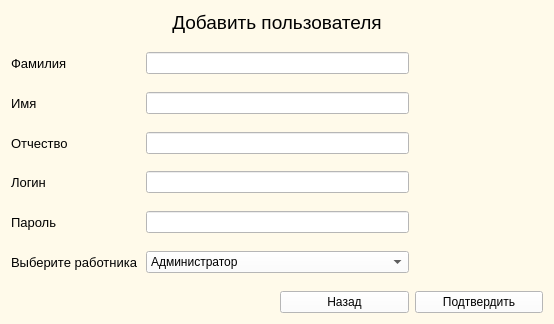
<?xml version="1.0" encoding="UTF-8"?>
<ui version="4.0">
 <class>AdminAdd</class>
 <widget class="QWidget" name="AdminAdd">
  <property name="geometry">
   <rect>
    <x>0</x>
    <y>0</y>
    <width>554</width>
    <height>324</height>
   </rect>
  </property>
  <property name="windowTitle">
   <string>Form</string>
  </property>
  <property name="styleSheet">
   <string notr="true">background-color:rgb(255, 250, 234);</string>
  </property>
  <layout class="QVBoxLayout" name="verticalLayout">
   <item>
    <layout class="QGridLayout" name="gridLayout">
     <item row="2" column="0">
      <widget class="QLabel" name="label_2">
       <property name="font">
        <font>
         <pointsize>10</pointsize>
        </font>
       </property>
       <property name="text">
        <string>Фамилия</string>
       </property>
      </widget>
     </item>
     <item row="12" column="1" colspan="2">
      <widget class="QComboBox" name="rolecomboBox">
       <property name="styleSheet">
        <string notr="true">background-color: rgb(255, 255, 255);</string>
       </property>
       <item>
        <property name="text">
         <string>Администратор</string>
        </property>
       </item>
       <item>
        <property name="text">
         <string>Учебно-вспомогательный отдел</string>
        </property>
       </item>
       <item>
        <property name="text">
         <string>Преподаватель</string>
        </property>
       </item>
       <item>
        <property name="text">
         <string>Представитель кафедры</string>
        </property>
       </item>
      </widget>
     </item>
     <item row="14" column="3">
      <widget class="QPushButton" name="confirmButton">
       <property name="styleSheet">
        <string notr="true">background-color: rgb(255, 255, 255);</string>
       </property>
       <property name="text">
        <string>Подтвердить</string>
       </property>
      </widget>
     </item>
     <item row="8" column="0">
      <widget class="QLabel" name="label_5">
       <property name="font">
        <font>
         <pointsize>10</pointsize>
        </font>
       </property>
       <property name="text">
        <string>Логин</string>
       </property>
      </widget>
     </item>
     <item row="4" column="1" colspan="2">
      <widget class="QLineEdit" name="First_name">
       <property name="styleSheet">
        <string notr="true">background-color: rgb(255, 255, 255);</string>
       </property>
      </widget>
     </item>
     <item row="2" column="1" colspan="2">
      <widget class="QLineEdit" name="Last_name">
       <property name="styleSheet">
        <string notr="true">background-color: rgb(255, 255, 255);</string>
       </property>
      </widget>
     </item>
     <item row="14" column="2">
      <widget class="QPushButton" name="backButton">
       <property name="styleSheet">
        <string notr="true">background-color: rgb(255, 255, 255);</string>
       </property>
       <property name="text">
        <string>Назад</string>
       </property>
      </widget>
     </item>
     <item row="1" column="1">
      <spacer name="verticalSpacer_5">
       <property name="orientation">
        <enum>Qt::Vertical</enum>
       </property>
       <property name="sizeHint" stdset="0">
        <size>
         <width>20</width>
         <height>40</height>
        </size>
       </property>
      </spacer>
     </item>
     <item row="6" column="1" colspan="2">
      <widget class="QLineEdit" name="Patronic_name">
       <property name="styleSheet">
        <string notr="true">background-color: rgb(255, 255, 255);</string>
       </property>
      </widget>
     </item>
     <item row="12" column="0">
      <widget class="QLabel" name="label_7">
       <property name="font">
        <font>
         <pointsize>10</pointsize>
        </font>
       </property>
       <property name="text">
        <string>Выберите работника</string>
       </property>
      </widget>
     </item>
     <item row="10" column="0">
      <widget class="QLabel" name="label_6">
       <property name="font">
        <font>
         <pointsize>10</pointsize>
        </font>
       </property>
       <property name="text">
        <string>Пароль</string>
       </property>
      </widget>
     </item>
     <item row="10" column="1" colspan="2">
      <widget class="QLineEdit" name="Password">
       <property name="styleSheet">
        <string notr="true">background-color: rgb(255, 255, 255);</string>
       </property>
       <property name="echoMode">
        <enum>QLineEdit::Password</enum>
       </property>
      </widget>
     </item>
     <item row="8" column="1" colspan="2">
      <widget class="QLineEdit" name="Login">
       <property name="styleSheet">
        <string notr="true">background-color: rgb(255, 255, 255);</string>
       </property>
      </widget>
     </item>
     <item row="6" column="0">
      <widget class="QLabel" name="label_4">
       <property name="font">
        <font>
         <pointsize>10</pointsize>
        </font>
       </property>
       <property name="text">
        <string>Отчество</string>
       </property>
      </widget>
     </item>
     <item row="9" column="1">
      <spacer name="verticalSpacer_4">
       <property name="orientation">
        <enum>Qt::Vertical</enum>
       </property>
       <property name="sizeHint" stdset="0">
        <size>
         <width>20</width>
         <height>40</height>
        </size>
       </property>
      </spacer>
     </item>
     <item row="7" column="1">
      <spacer name="verticalSpacer_3">
       <property name="orientation">
        <enum>Qt::Vertical</enum>
       </property>
       <property name="sizeHint" stdset="0">
        <size>
         <width>20</width>
         <height>40</height>
        </size>
       </property>
      </spacer>
     </item>
     <item row="4" column="0">
      <widget class="QLabel" name="label_3">
       <property name="font">
        <font>
         <pointsize>10</pointsize>
        </font>
       </property>
       <property name="text">
        <string>Имя</string>
       </property>
      </widget>
     </item>
     <item row="3" column="1">
      <spacer name="verticalSpacer">
       <property name="orientation">
        <enum>Qt::Vertical</enum>
       </property>
       <property name="sizeHint" stdset="0">
        <size>
         <width>20</width>
         <height>40</height>
        </size>
       </property>
      </spacer>
     </item>
     <item row="0" column="0" colspan="4">
      <widget class="QLabel" name="label">
       <property name="font">
        <font>
         <pointsize>14</pointsize>
        </font>
       </property>
       <property name="text">
        <string>Добавить пользователя</string>
       </property>
       <property name="alignment">
        <set>Qt::AlignCenter</set>
       </property>
      </widget>
     </item>
     <item row="5" column="1">
      <spacer name="verticalSpacer_2">
       <property name="orientation">
        <enum>Qt::Vertical</enum>
       </property>
       <property name="sizeHint" stdset="0">
        <size>
         <width>20</width>
         <height>40</height>
        </size>
       </property>
      </spacer>
     </item>
     <item row="11" column="1">
      <spacer name="verticalSpacer_6">
       <property name="orientation">
        <enum>Qt::Vertical</enum>
       </property>
       <property name="sizeHint" stdset="0">
        <size>
         <width>20</width>
         <height>40</height>
        </size>
       </property>
      </spacer>
     </item>
     <item row="13" column="1">
      <spacer name="verticalSpacer_7">
       <property name="orientation">
        <enum>Qt::Vertical</enum>
       </property>
       <property name="sizeHint" stdset="0">
        <size>
         <width>20</width>
         <height>40</height>
        </size>
       </property>
      </spacer>
     </item>
    </layout>
   </item>
  </layout>
 </widget>
 <resources/>
 <connections/>
</ui>
